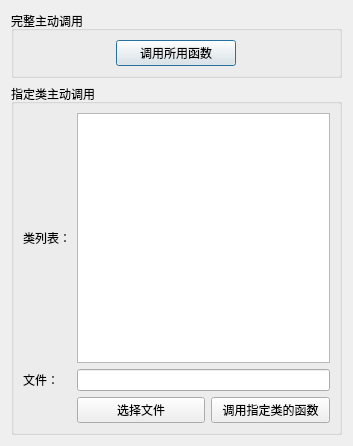
<?xml version="1.0" encoding="UTF-8"?>
<ui version="4.0">
 <class>Dialog</class>
 <widget class="QDialog" name="Dialog">
  <property name="geometry">
   <rect>
    <x>0</x>
    <y>0</y>
    <width>353</width>
    <height>446</height>
   </rect>
  </property>
  <property name="windowTitle">
   <string>fart</string>
  </property>
  <layout class="QGridLayout" name="gridLayout_3">
   <item row="0" column="0">
    <widget class="QGroupBox" name="groupBox_2">
     <property name="title">
      <string>完整主动调用</string>
     </property>
     <layout class="QGridLayout" name="gridLayout">
      <item row="0" column="0">
       <widget class="QPushButton" name="btnSubmitFart">
        <property name="maximumSize">
         <size>
          <width>120</width>
          <height>16777215</height>
         </size>
        </property>
        <property name="text">
         <string>调用所用函数</string>
        </property>
       </widget>
      </item>
     </layout>
    </widget>
   </item>
   <item row="1" column="0">
    <widget class="QGroupBox" name="groupBox">
     <property name="title">
      <string>指定类主动调用</string>
     </property>
     <layout class="QGridLayout" name="gridLayout_2">
      <item row="0" column="0">
       <widget class="QLabel" name="label_3">
        <property name="text">
         <string>类列表：</string>
        </property>
       </widget>
      </item>
      <item row="0" column="1" colspan="2">
       <widget class="QPlainTextEdit" name="txtClasses"/>
      </item>
      <item row="1" column="0">
       <widget class="QLabel" name="label">
        <property name="text">
         <string>文件：</string>
        </property>
       </widget>
      </item>
      <item row="1" column="1" colspan="2">
       <widget class="QLineEdit" name="txtClassesPath"/>
      </item>
      <item row="2" column="1">
       <widget class="QPushButton" name="btnSelectClasses">
        <property name="text">
         <string>选择文件</string>
        </property>
       </widget>
      </item>
      <item row="2" column="2">
       <widget class="QPushButton" name="btnSubmitFartClass">
        <property name="maximumSize">
         <size>
          <width>120</width>
          <height>16777215</height>
         </size>
        </property>
        <property name="text">
         <string>调用指定类的函数</string>
        </property>
       </widget>
      </item>
     </layout>
    </widget>
   </item>
  </layout>
 </widget>
 <resources/>
 <connections/>
</ui>
